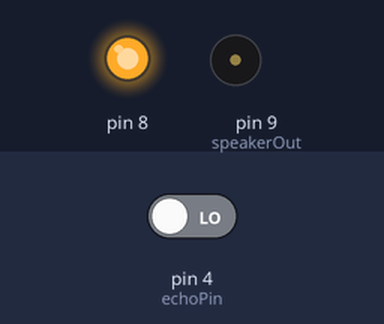
A sketch run on a simulated Arduino Uno, built with avr-gcc and run on an emulated ATmega328P. On the bench: output pins drawn as LEDs (lit = HIGH), buzzer (waves = sounding). Inputs (shaded band) come from the test bench; at power-on: pin 4 (echoPin) LOW. Pins used as bus, display or sensor lines are not drawn; what the sketch prints to the serial monitor is not drawn.

Above: at 0.5 s.
Timing chart, 0 to 4.6 s (numbered marks = the images above):
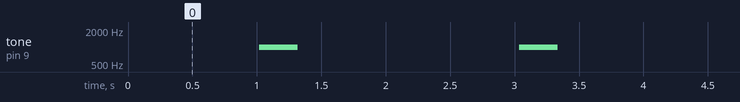

Measured:
- by itself, tone on pin 9 (speakerOut): alternates 1000 Hz for 0.30 s and silent for 1.7 s

The sketch:

CodeForSensor.ino
```cpp
// Set up speaker on a PWM pin (digital 9, 10 or 11)
int speakerOut = 9;
int trigPin=5;
int echoPin=4;
float speedofSound=776.5;
float pingTime;
float targetDistance;
//the time when the sensor outputs a low impulse


void setup() {
  pinMode(speakerOut, OUTPUT);
  Serial.begin(9600);
  pinMode(trigPin, OUTPUT);
  pinMode(echoPin,INPUT );
  pinMode(8,OUTPUT);
  digitalWrite(8,HIGH);

}


  void loop() {
     digitalWrite(speakerOut,LOW);
  digitalWrite(trigPin,LOW);
  delayMicroseconds(2000);
  digitalWrite(trigPin,HIGH);
  delay(15);
  digitalWrite(trigPin, LOW);
  pingTime=pulseIn(echoPin,HIGH);
  pingTime=(pingTime/1000000)/3600;
  targetDistance=((speedofSound * pingTime)/2 ) * 63360;
  targetDistance= targetDistance * 0.0254;
  Serial.println(targetDistance);
   if (targetDistance < 1.5) {
    tone(speakerOut, 1000, 300);
   }
  delay(1000);
}
```
